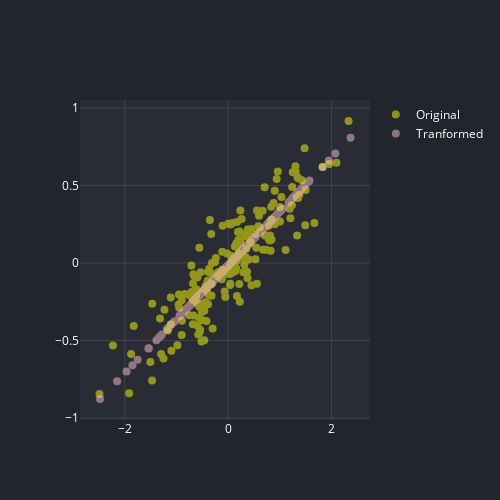

The code cell stored with this chart in its notebook:
### Code cell
pca = PCA(n_components=1)
pca.fit(X)

X_pca = pca.transform(X)

print('original shape: ', X.shape)
print('transformed shape: ', X_pca.shape)

X_new = pca.inverse_transform(X_pca)

s=scatter(X[:, 0], X[:, 1], 'Original', mode='markers', size=8, color='yellow', opacity=0.5)
s_pca=scatter(X_new[:, 0], X_new[:, 1], 'Tranformed', mode='markers', size=8, color='pink', opacity=0.5)
fig=go.Figure(data=[s, s_pca])

render(fig, '')

### Figure 1 — Plotly figure (JSON) as saved in the notebook; plotly's stock layout.template omitted (floating-point values rounded to 4 significant figures; data arrays with more than 128 entries replaced by an {"elided": "..."} marker saying what was removed)
{"data": [{"marker": {"color": "yellow", "size": 8}, "mode": "markers", "name": "Original", "opacity": 0.5, "type": "scatter", "x": {"elided": "200 float values"}, "y": {"elided": "200 float values"}}, {"marker": {"color": "pink", "size": 8}, "mode": "markers", "name": "Tranformed", "opacity": 0.5, "type": "scatter", "x": {"elided": "200 float values"}, "y": {"elided": "200 float values"}}], "layout": {"height": 500, "legend": {"font": {"color": "#ffffff"}}, "paper_bgcolor": "#22252B", "plot_bgcolor": "#292C34", "title": {"font": {"color": "#9398A4"}, "text": ""}, "width": 500, "xaxis": {"gridcolor": "#3F434F", "tickfont": {"color": "#ffffff"}, "title": {"font": {"color": "#ffffff"}}, "zeroline": false}, "yaxis": {"gridcolor": "#3F434F", "tickfont": {"color": "#ffffff"}, "title": {"font": {"color": "#ffffff"}}, "zeroline": false}}}
